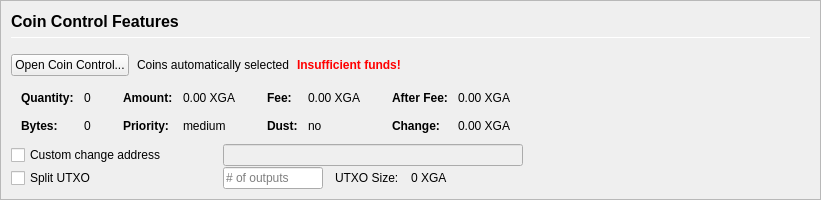
         <widget class="QFrame" name="frameCoinControl">
          <property name="sizePolicy">
           <sizepolicy hsizetype="Expanding" vsizetype="Expanding">
            <horstretch>0</horstretch>
            <verstretch>0</verstretch>
           </sizepolicy>
          </property>
          <property name="maximumSize">
           <size>
            <width>16777215</width>
            <height>16777215</height>
           </size>
          </property>
          <property name="frameShape">
           <enum>QFrame::StyledPanel</enum>
          </property>
          <property name="frameShadow">
           <enum>QFrame::Sunken</enum>
          </property>
          <layout class="QVBoxLayout" name="verticalLayoutCoinControl2">
           <property name="spacing">
            <number>0</number>
           </property>
           <property name="leftMargin">
            <number>0</number>
           </property>
           <property name="topMargin">
            <number>0</number>
           </property>
           <property name="rightMargin">
            <number>0</number>
           </property>
           <property name="bottomMargin">
            <number>0</number>
           </property>
           <item>
            <widget class="QFrame" name="frameCoinControl_BG">
             <layout class="QVBoxLayout" name="verticalLayoutCoinControl" stretch="0,0,0,0,0,0">
              <property name="spacing">
               <number>1</number>
              </property>
              <property name="leftMargin">
               <number>10</number>
              </property>
              <property name="topMargin">
               <number>10</number>
              </property>
              <item>
               <layout class="QHBoxLayout" name="horizontalLayoutCoinControl1">
                <property name="bottomMargin">
                 <number>15</number>
                </property>
                <item>
                 <layout class="QVBoxLayout" name="verticalLayout_3">
                  <property name="spacing">
                   <number>6</number>
                  </property>
                  <item>
                   <widget class="QLabel" name="labelCoinControlFeatures">
                    <property name="sizePolicy">
                     <sizepolicy hsizetype="Preferred" vsizetype="Maximum">
                      <horstretch>0</horstretch>
                      <verstretch>0</verstretch>
                     </sizepolicy>
                    </property>
                    <property name="minimumSize">
                     <size>
                      <width>0</width>
                      <height>20</height>
                     </size>
                    </property>
                    <property name="font">
                     <font>
                      <pointsize>12</pointsize>
                      <weight>75</weight>
                      <bold>true</bold>
                     </font>
                    </property>
                    <property name="styleSheet">
                     <string notr="true">font-weight:bold;</string>
                    </property>
                    <property name="text">
                     <string>Coin Control Features</string>
                    </property>
                   </widget>
                  </item>
                  <item>
                   <widget class="Line" name="line">
                    <property name="minimumSize">
                     <size>
                      <width>0</width>
                      <height>1</height>
                     </size>
                    </property>
                    <property name="maximumSize">
                     <size>
                      <width>16777215</width>
                      <height>1</height>
                     </size>
                    </property>
                    <property name="orientation">
                     <enum>Qt::Horizontal</enum>
                    </property>
                   </widget>
                  </item>
                 </layout>
                </item>
               </layout>
              </item>
              <item>
               <layout class="QHBoxLayout" name="horizontalLayoutCoinControl2" stretch="0,0,0,0">
                <property name="spacing">
                 <number>8</number>
                </property>
                <property name="bottomMargin">
                 <number>10</number>
                </property>
                <item>
                 <widget class="QPushButton" name="pushButtonCoinControl">
                  <property name="styleSheet">
                   <string notr="true"/>
                  </property>
                  <property name="text">
                   <string>Open Coin Control...</string>
                  </property>
                  <property name="autoDefault">
                   <bool>false</bool>
                  </property>
                 </widget>
                </item>
                <item>
                 <widget class="QLabel" name="labelCoinControlAutomaticallySelected">
                  <property name="text">
                   <string>Coins automatically selected</string>
                  </property>
                  <property name="margin">
                   <number>5</number>
                  </property>
                 </widget>
                </item>
                <item>
                 <widget class="QLabel" name="labelCoinControlInsuffFunds">
                  <property name="font">
                   <font>
                    <weight>75</weight>
                    <bold>true</bold>
                   </font>
                  </property>
                  <property name="styleSheet">
                   <string notr="true">color:red;font-weight:bold;</string>
                  </property>
                  <property name="text">
                   <string>Insufficient funds!</string>
                  </property>
                  <property name="margin">
                   <number>5</number>
                  </property>
                 </widget>
                </item>
                <item>
                 <spacer name="horizontalSpacerCoinControl">
                  <property name="orientation">
                   <enum>Qt::Horizontal</enum>
                  </property>
                  <property name="sizeHint" stdset="0">
                   <size>
                    <width>40</width>
                    <height>1</height>
                   </size>
                  </property>
                 </spacer>
                </item>
               </layout>
              </item>
              <item>
               <widget class="QWidget" name="widgetCoinControl" native="true">
                <property name="sizePolicy">
                 <sizepolicy hsizetype="Preferred" vsizetype="Preferred">
                  <horstretch>0</horstretch>
                  <verstretch>0</verstretch>
                 </sizepolicy>
                </property>
                <property name="minimumSize">
                 <size>
                  <width>0</width>
                  <height>0</height>
                 </size>
                </property>
                <property name="styleSheet">
                 <string notr="true"/>
                </property>
                <layout class="QHBoxLayout" name="horizontalLayoutCoinControl5">
                 <property name="leftMargin">
                  <number>0</number>
                 </property>
                 <property name="topMargin">
                  <number>0</number>
                 </property>
                 <property name="rightMargin">
                  <number>0</number>
                 </property>
                 <property name="bottomMargin">
                  <number>0</number>
                 </property>
                 <item>
                  <layout class="QHBoxLayout" name="horizontalLayoutCoinControl3" stretch="0,0,0,1">
                   <property name="spacing">
                    <number>20</number>
                   </property>
                   <property name="topMargin">
                    <number>0</number>
                   </property>
                   <property name="bottomMargin">
                    <number>10</number>
                   </property>
                   <item>
                    <layout class="QFormLayout" name="formLayoutCoinControl1">
                     <property name="horizontalSpacing">
                      <number>10</number>
                     </property>
                     <property name="verticalSpacing">
                      <number>14</number>
                     </property>
                     <property name="leftMargin">
                      <number>10</number>
                     </property>
                     <property name="topMargin">
                      <number>4</number>
                     </property>
                     <property name="rightMargin">
                      <number>6</number>
                     </property>
                     <item row="0" column="0">
                      <widget class="QLabel" name="labelCoinControlQuantityText">
                       <property name="font">
                        <font>
                         <weight>75</weight>
                         <bold>true</bold>
                        </font>
                       </property>
                       <property name="text">
                        <string>Quantity:</string>
                       </property>
                       <property name="margin">
                        <number>0</number>
                       </property>
                      </widget>
                     </item>
                     <item row="0" column="1">
                      <widget class="QLabel" name="labelCoinControlQuantity">
                       <property name="cursor">
                        <cursorShape>IBeamCursor</cursorShape>
                       </property>
                       <property name="contextMenuPolicy">
                        <enum>Qt::ActionsContextMenu</enum>
                       </property>
                       <property name="text">
                        <string notr="true">0</string>
                       </property>
                       <property name="margin">
                        <number>0</number>
                       </property>
                       <property name="textInteractionFlags">
                        <set>Qt::LinksAccessibleByMouse|Qt::TextSelectableByKeyboard|Qt::TextSelectableByMouse</set>
                       </property>
                      </widget>
                     </item>
                     <item row="1" column="0">
                      <widget class="QLabel" name="labelCoinControlBytesText">
                       <property name="font">
                        <font>
                         <weight>75</weight>
                         <bold>true</bold>
                        </font>
                       </property>
                       <property name="text">
                        <string>Bytes:</string>
                       </property>
                      </widget>
                     </item>
                     <item row="1" column="1">
                      <widget class="QLabel" name="labelCoinControlBytes">
                       <property name="cursor">
                        <cursorShape>IBeamCursor</cursorShape>
                       </property>
                       <property name="contextMenuPolicy">
                        <enum>Qt::ActionsContextMenu</enum>
                       </property>
                       <property name="text">
                        <string notr="true">0</string>
                       </property>
                       <property name="textInteractionFlags">
                        <set>Qt::LinksAccessibleByMouse|Qt::TextSelectableByKeyboard|Qt::TextSelectableByMouse</set>
                       </property>
                      </widget>
                     </item>
                    </layout>
                   </item>
                   <item>
                    <layout class="QFormLayout" name="formLayoutCoinControl2">
                     <property name="horizontalSpacing">
                      <number>10</number>
                     </property>
                     <property name="verticalSpacing">
                      <number>14</number>
                     </property>
                     <property name="leftMargin">
                      <number>6</number>
                     </property>
                     <property name="topMargin">
                      <number>4</number>
                     </property>
                     <property name="rightMargin">
                      <number>6</number>
                     </property>
                     <item row="0" column="0">
                      <widget class="QLabel" name="labelCoinControlAmountText">
                       <property name="font">
                        <font>
                         <weight>75</weight>
                         <bold>true</bold>
                        </font>
                       </property>
                       <property name="text">
                        <string>Amount:</string>
                       </property>
                       <property name="margin">
                        <number>0</number>
                       </property>
                      </widget>
                     </item>
                     <item row="0" column="1">
                      <widget class="QLabel" name="labelCoinControlAmount">
                       <property name="cursor">
                        <cursorShape>IBeamCursor</cursorShape>
                       </property>
                       <property name="contextMenuPolicy">
                        <enum>Qt::ActionsContextMenu</enum>
                       </property>
                       <property name="text">
                        <string notr="true">0.00 XGA</string>
                       </property>
                       <property name="textInteractionFlags">
                        <set>Qt::LinksAccessibleByMouse|Qt::TextSelectableByKeyboard|Qt::TextSelectableByMouse</set>
                       </property>
                      </widget>
                     </item>
                     <item row="1" column="0">
                      <widget class="QLabel" name="labelCoinControlPriorityText">
                       <property name="font">
                        <font>
                         <weight>75</weight>
                         <bold>true</bold>
                        </font>
                       </property>
                       <property name="text">
                        <string>Priority:</string>
                       </property>
                      </widget>
                     </item>
                     <item row="1" column="1">
                      <widget class="QLabel" name="labelCoinControlPriority">
                       <property name="cursor">
                        <cursorShape>IBeamCursor</cursorShape>
                       </property>
                       <property name="contextMenuPolicy">
                        <enum>Qt::ActionsContextMenu</enum>
                       </property>
                       <property name="text">
                        <string>medium</string>
                       </property>
                       <property name="textInteractionFlags">
                        <set>Qt::LinksAccessibleByMouse|Qt::TextSelectableByKeyboard|Qt::TextSelectableByMouse</set>
                       </property>
                      </widget>
                     </item>
                    </layout>
                   </item>
                   <item>
                    <layout class="QFormLayout" name="formLayoutCoinControl3">
                     <property name="horizontalSpacing">
                      <number>10</number>
                     </property>
                     <property name="verticalSpacing">
                      <number>14</number>
                     </property>
                     <property name="leftMargin">
                      <number>6</number>
                     </property>
                     <property name="topMargin">
                      <number>4</number>
                     </property>
                     <property name="rightMargin">
                      <number>6</number>
                     </property>
                     <item row="0" column="0">
                      <widget class="QLabel" name="labelCoinControlFeeText">
                       <property name="font">
                        <font>
                         <weight>75</weight>
                         <bold>true</bold>
                        </font>
                       </property>
                       <property name="text">
                        <string>Fee:</string>
                       </property>
                       <property name="margin">
                        <number>0</number>
                       </property>
                      </widget>
                     </item>
                     <item row="0" column="1">
                      <widget class="QLabel" name="labelCoinControlFee">
                       <property name="cursor">
                        <cursorShape>IBeamCursor</cursorShape>
                       </property>
                       <property name="contextMenuPolicy">
                        <enum>Qt::ActionsContextMenu</enum>
                       </property>
                       <property name="text">
                        <string notr="true">0.00 XGA</string>
                       </property>
                       <property name="textInteractionFlags">
                        <set>Qt::LinksAccessibleByMouse|Qt::TextSelectableByKeyboard|Qt::TextSelectableByMouse</set>
                       </property>
                      </widget>
                     </item>
                     <item row="1" column="0">
                      <widget class="QLabel" name="labelCoinControlLowOutputText">
                       <property name="font">
                        <font>
                         <weight>75</weight>
                         <bold>true</bold>
                        </font>
                       </property>
                       <property name="text">
                        <string>Dust:</string>
                       </property>
                      </widget>
                     </item>
                     <item row="1" column="1">
                      <widget class="QLabel" name="labelCoinControlLowOutput">
                       <property name="cursor">
                        <cursorShape>IBeamCursor</cursorShape>
                       </property>
                       <property name="contextMenuPolicy">
                        <enum>Qt::ActionsContextMenu</enum>
                       </property>
                       <property name="text">
                        <string>no</string>
                       </property>
                       <property name="textInteractionFlags">
                        <set>Qt::LinksAccessibleByMouse|Qt::TextSelectableByKeyboard|Qt::TextSelectableByMouse</set>
                       </property>
                      </widget>
                     </item>
                    </layout>
                   </item>
                   <item>
                    <layout class="QFormLayout" name="formLayoutCoinControl4">
                     <property name="horizontalSpacing">
                      <number>10</number>
                     </property>
                     <property name="verticalSpacing">
                      <number>14</number>
                     </property>
                     <property name="leftMargin">
                      <number>6</number>
                     </property>
                     <property name="topMargin">
                      <number>4</number>
                     </property>
                     <property name="rightMargin">
                      <number>6</number>
                     </property>
                     <item row="0" column="0">
                      <widget class="QLabel" name="labelCoinControlAfterFeeText">
                       <property name="font">
                        <font>
                         <weight>75</weight>
                         <bold>true</bold>
                        </font>
                       </property>
                       <property name="text">
                        <string>After Fee:</string>
                       </property>
                       <property name="margin">
                        <number>0</number>
                       </property>
                      </widget>
                     </item>
                     <item row="0" column="1">
                      <widget class="QLabel" name="labelCoinControlAfterFee">
                       <property name="cursor">
                        <cursorShape>IBeamCursor</cursorShape>
                       </property>
                       <property name="contextMenuPolicy">
                        <enum>Qt::ActionsContextMenu</enum>
                       </property>
                       <property name="text">
                        <string notr="true">0.00 XGA</string>
                       </property>
                       <property name="textInteractionFlags">
                        <set>Qt::LinksAccessibleByMouse|Qt::TextSelectableByKeyboard|Qt::TextSelectableByMouse</set>
                       </property>
                      </widget>
                     </item>
                     <item row="1" column="0">
                      <widget class="QLabel" name="labelCoinControlChangeText">
                       <property name="font">
                        <font>
                         <weight>75</weight>
                         <bold>true</bold>
                        </font>
                       </property>
                       <property name="text">
                        <string>Change:</string>
                       </property>
                      </widget>
                     </item>
                     <item row="1" column="1">
                      <widget class="QLabel" name="labelCoinControlChange">
                       <property name="cursor">
                        <cursorShape>IBeamCursor</cursorShape>
                       </property>
                       <property name="contextMenuPolicy">
                        <enum>Qt::ActionsContextMenu</enum>
                       </property>
                       <property name="text">
                        <string notr="true">0.00 XGA</string>
                       </property>
                       <property name="textInteractionFlags">
                        <set>Qt::LinksAccessibleByMouse|Qt::TextSelectableByKeyboard|Qt::TextSelectableByMouse</set>
                       </property>
                      </widget>
                     </item>
                    </layout>
                   </item>
                  </layout>
                 </item>
                </layout>
               </widget>
              </item>
              <item>
               <layout class="QHBoxLayout" name="horizontalLayoutCoinControl4">
                <property name="spacing">
                 <number>12</number>
                </property>
                <property name="sizeConstraint">
                 <enum>QLayout::SetDefaultConstraint</enum>
                </property>
                <property name="topMargin">
                 <number>0</number>
                </property>
                <property name="rightMargin">
                 <number>0</number>
                </property>
                <item>
                 <widget class="QCheckBox" name="checkBoxCoinControlChange">
                  <property name="sizePolicy">
                   <sizepolicy hsizetype="Preferred" vsizetype="Preferred">
                    <horstretch>0</horstretch>
                    <verstretch>0</verstretch>
                   </sizepolicy>
                  </property>
                  <property name="minimumSize">
                   <size>
                    <width>200</width>
                    <height>0</height>
                   </size>
                  </property>
                  <property name="maximumSize">
                   <size>
                    <width>200</width>
                    <height>16777215</height>
                   </size>
                  </property>
                  <property name="toolTip">
                   <string>If this is activated, but the change address is empty or invalid, change will be sent to a newly generated address.</string>
                  </property>
                  <property name="text">
                   <string>Custom change address</string>
                  </property>
                 </widget>
                </item>
                <item>
                 <widget class="QValidatedLineEdit" name="lineEditCoinControlChange">
                  <property name="enabled">
                   <bool>false</bool>
                  </property>
                  <property name="sizePolicy">
                   <sizepolicy hsizetype="Preferred" vsizetype="Preferred">
                    <horstretch>0</horstretch>
                    <verstretch>0</verstretch>
                   </sizepolicy>
                  </property>
                  <property name="minimumSize">
                   <size>
                    <width>300</width>
                    <height>0</height>
                   </size>
                  </property>
                 </widget>
                </item>
                <item>
                 <widget class="QLabel" name="labelCoinControlChangeLabel">
                  <property name="sizePolicy">
                   <sizepolicy hsizetype="Preferred" vsizetype="Preferred">
                    <horstretch>0</horstretch>
                    <verstretch>0</verstretch>
                   </sizepolicy>
                  </property>
                  <property name="minimumSize">
                   <size>
                    <width>100</width>
                    <height>0</height>
                   </size>
                  </property>
                  <property name="text">
                   <string/>
                  </property>
                  <property name="margin">
                   <number>3</number>
                  </property>
                 </widget>
                </item>
               </layout>
              </item>
              <item>
               <layout class="QHBoxLayout" name="horizontalLayoutCoinControl6">
                <property name="spacing">
                 <number>12</number>
                </property>
                <property name="rightMargin">
                 <number>0</number>
                </property>
                <item>
                 <widget class="QCheckBox" name="splitBlockCheckBox">
                  <property name="sizePolicy">
                   <sizepolicy hsizetype="Preferred" vsizetype="Preferred">
                    <horstretch>0</horstretch>
                    <verstretch>0</verstretch>
                   </sizepolicy>
                  </property>
                  <property name="minimumSize">
                   <size>
                    <width>200</width>
                    <height>0</height>
                   </size>
                  </property>
                  <property name="maximumSize">
                   <size>
                    <width>200</width>
                    <height>16777215</height>
                   </size>
                  </property>
                  <property name="text">
                   <string>Split UTXO</string>
                  </property>
                 </widget>
                </item>
                <item>
                 <widget class="QLineEdit" name="splitBlockLineEdit">
                  <property name="sizePolicy">
                   <sizepolicy hsizetype="Preferred" vsizetype="Preferred">
                    <horstretch>50</horstretch>
                    <verstretch>0</verstretch>
                   </sizepolicy>
                  </property>
                  <property name="minimumSize">
                   <size>
                    <width>100</width>
                    <height>0</height>
                   </size>
                  </property>
                  <property name="maximumSize">
                   <size>
                    <width>100</width>
                    <height>16777215</height>
                   </size>
                  </property>
                  <property name="placeholderText">
                   <string># of outputs</string>
                  </property>
                 </widget>
                </item>
                <item>
                 <widget class="QLabel" name="labelBlockSizeText">
                  <property name="text">
                   <string>UTXO Size:</string>
                  </property>
                 </widget>
                </item>
                <item>
                 <widget class="QLabel" name="labelBlockSize">
                  <property name="text">
                   <string>0 XGA</string>
                  </property>
                 </widget>
                </item>
                <item>
                 <spacer name="horizontalSpacer_7">
                  <property name="orientation">
                   <enum>Qt::Horizontal</enum>
                  </property>
                  <property name="sizeHint" stdset="0">
                   <size>
                    <width>40</width>
                    <height>20</height>
                   </size>
                  </property>
                 </spacer>
                </item>
               </layout>
              </item>
              <item>
               <spacer name="verticalSpacerCoinControl">
                <property name="orientation">
                 <enum>Qt::Vertical</enum>
                </property>
                <property name="sizeHint" stdset="0">
                 <size>
                  <width>800</width>
                  <height>1</height>
                 </size>
                </property>
               </spacer>
              </item>
             </layout>
            </widget>
           </item>
          </layout>
         </widget>
